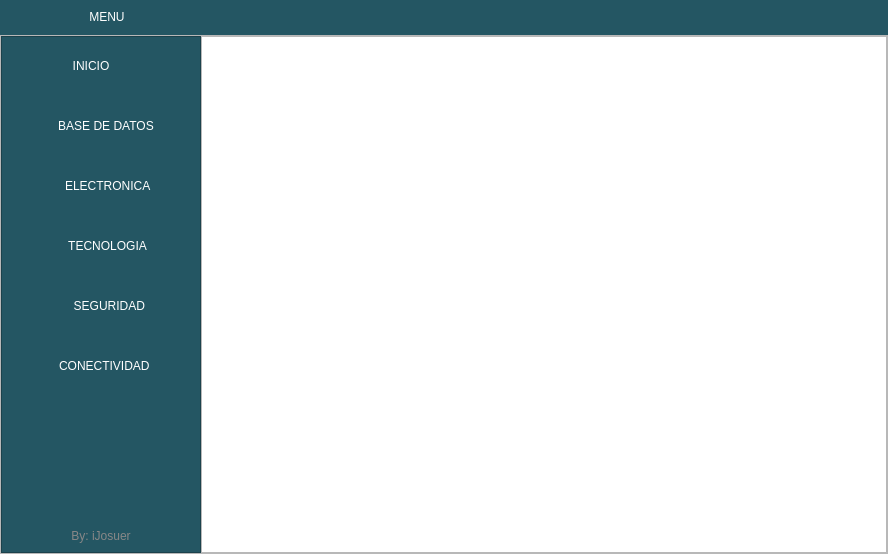
<?xml version="1.0" encoding="UTF-8"?>
<ui version="4.0">
 <class>MainWindow</class>
 <widget class="QMainWindow" name="MainWindow">
  <property name="geometry">
   <rect>
    <x>0</x>
    <y>0</y>
    <width>888</width>
    <height>554</height>
   </rect>
  </property>
  <property name="minimumSize">
   <size>
    <width>400</width>
    <height>0</height>
   </size>
  </property>
  <property name="windowTitle">
   <string>MainWindow</string>
  </property>
  <property name="styleSheet">
   <string notr="true"/>
  </property>
  <widget class="QWidget" name="centralwidget">
   <layout class="QVBoxLayout" name="verticalLayout">
    <property name="spacing">
     <number>0</number>
    </property>
    <property name="leftMargin">
     <number>0</number>
    </property>
    <property name="topMargin">
     <number>0</number>
    </property>
    <property name="rightMargin">
     <number>0</number>
    </property>
    <property name="bottomMargin">
     <number>0</number>
    </property>
    <item>
     <widget class="QFrame" name="frame_superior">
      <property name="minimumSize">
       <size>
        <width>0</width>
        <height>35</height>
       </size>
      </property>
      <property name="maximumSize">
       <size>
        <width>16777215</width>
        <height>50</height>
       </size>
      </property>
      <property name="styleSheet">
       <string notr="true">
QFrame{
border-top-left-radius: 20px;
border-bottom-left-radius: 20px;
background-color: #245663 ;

}
</string>
      </property>
      <property name="frameShape">
       <enum>QFrame::StyledPanel</enum>
      </property>
      <property name="frameShadow">
       <enum>QFrame::Raised</enum>
      </property>
      <layout class="QHBoxLayout" name="horizontalLayout_8">
       <property name="spacing">
        <number>0</number>
       </property>
       <property name="leftMargin">
        <number>2</number>
       </property>
       <property name="topMargin">
        <number>0</number>
       </property>
       <property name="rightMargin">
        <number>2</number>
       </property>
       <property name="bottomMargin">
        <number>0</number>
       </property>
       <item alignment="Qt::AlignLeft">
        <widget class="QPushButton" name="bt_menu">
         <property name="minimumSize">
          <size>
           <width>200</width>
           <height>0</height>
          </size>
         </property>
         <property name="maximumSize">
          <size>
           <width>200</width>
           <height>16777215</height>
          </size>
         </property>
         <property name="styleSheet">
          <string notr="true">QPushButton{
	color: rgb(255, 255, 255);
background-color: #245663 ;
font: 87 12pt &quot;Arial Black&quot;;
border-radius:0px;
}

QPushButton:hover{
background-color: white;
font: 87 12pt &quot;Arial Black&quot;;

}
</string>
         </property>
         <property name="text">
          <string>    MENU </string>
         </property>
         <property name="icon">
          <iconset>
           <normaloff>../../../gui_pyside2_qt_designer-4d187689cb6bc9547cad86465410532a1ac1ca95/Menu lateral desplegable/menu.png</normaloff>../../../gui_pyside2_qt_designer-4d187689cb6bc9547cad86465410532a1ac1ca95/Menu lateral desplegable/menu.png</iconset>
         </property>
         <property name="iconSize">
          <size>
           <width>32</width>
           <height>32</height>
          </size>
         </property>
         <property name="autoDefault">
          <bool>false</bool>
         </property>
         <property name="default">
          <bool>false</bool>
         </property>
         <property name="flat">
          <bool>false</bool>
         </property>
        </widget>
       </item>
       <item>
        <spacer name="horizontalSpacer">
         <property name="orientation">
          <enum>Qt::Horizontal</enum>
         </property>
         <property name="sizeHint" stdset="0">
          <size>
           <width>265</width>
           <height>20</height>
          </size>
         </property>
        </spacer>
       </item>
       <item alignment="Qt::AlignRight">
        <widget class="QPushButton" name="bt_minimizar">
         <property name="minimumSize">
          <size>
           <width>35</width>
           <height>35</height>
          </size>
         </property>
         <property name="styleSheet">
          <string notr="true">QPushButton{
border:0px;
}

QPushButton:hover{
border:5px solid #aa00ff;
background-color:#ffff00;

}
</string>
         </property>
         <property name="text">
          <string/>
         </property>
         <property name="icon">
          <iconset>
           <normaloff>../../../gui_pyside2_qt_designer-4d187689cb6bc9547cad86465410532a1ac1ca95/Menu lateral desplegable/minimizar.png</normaloff>../../../gui_pyside2_qt_designer-4d187689cb6bc9547cad86465410532a1ac1ca95/Menu lateral desplegable/minimizar.png</iconset>
         </property>
         <property name="iconSize">
          <size>
           <width>32</width>
           <height>32</height>
          </size>
         </property>
         <property name="flat">
          <bool>false</bool>
         </property>
        </widget>
       </item>
       <item alignment="Qt::AlignRight">
        <widget class="QPushButton" name="bt_restaurar">
         <property name="maximumSize">
          <size>
           <width>35</width>
           <height>35</height>
          </size>
         </property>
         <property name="styleSheet">
          <string notr="true">QPushButton{
border:0px;

}

QPushButton:hover{
border:5px solid #aa00ff;
background-color:#55ff00;

}
</string>
         </property>
         <property name="text">
          <string/>
         </property>
         <property name="icon">
          <iconset>
           <normaloff>../../../gui_pyside2_qt_designer-4d187689cb6bc9547cad86465410532a1ac1ca95/Menu lateral desplegable/restaurar.png</normaloff>../../../gui_pyside2_qt_designer-4d187689cb6bc9547cad86465410532a1ac1ca95/Menu lateral desplegable/restaurar.png</iconset>
         </property>
         <property name="iconSize">
          <size>
           <width>30</width>
           <height>30</height>
          </size>
         </property>
        </widget>
       </item>
       <item alignment="Qt::AlignRight">
        <widget class="QPushButton" name="bt_maximizar">
         <property name="maximumSize">
          <size>
           <width>35</width>
           <height>35</height>
          </size>
         </property>
         <property name="styleSheet">
          <string notr="true">QPushButton{
border:0px;

}

QPushButton:hover{
border:5px solid #aa00ff;
background-color:#55ff00;

}
</string>
         </property>
         <property name="text">
          <string/>
         </property>
         <property name="icon">
          <iconset>
           <normaloff>../../../gui_pyside2_qt_designer-4d187689cb6bc9547cad86465410532a1ac1ca95/Menu lateral desplegable/maximizar.png</normaloff>../../../gui_pyside2_qt_designer-4d187689cb6bc9547cad86465410532a1ac1ca95/Menu lateral desplegable/maximizar.png</iconset>
         </property>
         <property name="iconSize">
          <size>
           <width>32</width>
           <height>32</height>
          </size>
         </property>
        </widget>
       </item>
       <item alignment="Qt::AlignRight">
        <widget class="QPushButton" name="bt_cerrar">
         <property name="maximumSize">
          <size>
           <width>35</width>
           <height>16777215</height>
          </size>
         </property>
         <property name="styleSheet">
          <string notr="true">QPushButton{
border:0px;

}

QPushButton:hover{
border:5px solid #aa00ff;
background-color:red;

}
</string>
         </property>
         <property name="text">
          <string/>
         </property>
         <property name="icon">
          <iconset>
           <normaloff>../../../gui_pyside2_qt_designer-4d187689cb6bc9547cad86465410532a1ac1ca95/Menu lateral desplegable/cerrar.png</normaloff>../../../gui_pyside2_qt_designer-4d187689cb6bc9547cad86465410532a1ac1ca95/Menu lateral desplegable/cerrar.png</iconset>
         </property>
         <property name="iconSize">
          <size>
           <width>32</width>
           <height>32</height>
          </size>
         </property>
        </widget>
       </item>
      </layout>
     </widget>
    </item>
    <item>
     <widget class="QFrame" name="frame_inferior">
      <property name="styleSheet">
       <string notr="true"/>
      </property>
      <property name="frameShape">
       <enum>QFrame::StyledPanel</enum>
      </property>
      <property name="frameShadow">
       <enum>QFrame::Raised</enum>
      </property>
      <layout class="QHBoxLayout" name="horizontalLayout">
       <property name="spacing">
        <number>0</number>
       </property>
       <property name="leftMargin">
        <number>0</number>
       </property>
       <property name="topMargin">
        <number>0</number>
       </property>
       <property name="rightMargin">
        <number>0</number>
       </property>
       <property name="bottomMargin">
        <number>0</number>
       </property>
       <item alignment="Qt::AlignLeft">
        <widget class="QFrame" name="frame_lateral">
         <property name="minimumSize">
          <size>
           <width>200</width>
           <height>0</height>
          </size>
         </property>
         <property name="maximumSize">
          <size>
           <width>0</width>
           <height>16777215</height>
          </size>
         </property>
         <property name="layoutDirection">
          <enum>Qt::LeftToRight</enum>
         </property>
         <property name="autoFillBackground">
          <bool>false</bool>
         </property>
         <property name="styleSheet">
          <string notr="true">
QFrame{
background-color: #245663 ;
}



QPushButton{
background-color:  #245663 ;
border-top-left-radius: 20px;
border-bottom-left-radius: 20px;

font: 75 12pt &quot;Arial Narrow&quot;;
	
}

QPushButton:hover{
background-color: white;
border-top-left-radius: 20px;
border-bottom-left-radius: 20px;

font: 75 12pt &quot;Arial Narrow&quot;;
	color: rgb(255, 255, 255);
}</string>
         </property>
         <property name="frameShape">
          <enum>QFrame::StyledPanel</enum>
         </property>
         <property name="frameShadow">
          <enum>QFrame::Plain</enum>
         </property>
         <layout class="QVBoxLayout" name="verticalLayout_2">
          <property name="spacing">
           <number>20</number>
          </property>
          <property name="leftMargin">
           <number>0</number>
          </property>
          <property name="rightMargin">
           <number>0</number>
          </property>
          <property name="bottomMargin">
           <number>9</number>
          </property>
          <item>
           <widget class="QPushButton" name="bt_inicio">
            <property name="minimumSize">
             <size>
              <width>0</width>
              <height>40</height>
             </size>
            </property>
            <property name="contextMenuPolicy">
             <enum>Qt::DefaultContextMenu</enum>
            </property>
            <property name="layoutDirection">
             <enum>Qt::LeftToRight</enum>
            </property>
            <property name="styleSheet">
             <string notr="true">color: rgb(255, 255, 255);</string>
            </property>
            <property name="text">
             <string>       INICIO             </string>
            </property>
            <property name="icon">
             <iconset>
              <normaloff>../../../gui_pyside2_qt_designer-4d187689cb6bc9547cad86465410532a1ac1ca95/Menu lateral desplegable/inteligencia-artificial.png</normaloff>../../../gui_pyside2_qt_designer-4d187689cb6bc9547cad86465410532a1ac1ca95/Menu lateral desplegable/inteligencia-artificial.png</iconset>
            </property>
            <property name="iconSize">
             <size>
              <width>32</width>
              <height>32</height>
             </size>
            </property>
           </widget>
          </item>
          <item>
           <widget class="QPushButton" name="bt_uno">
            <property name="minimumSize">
             <size>
              <width>0</width>
              <height>40</height>
             </size>
            </property>
            <property name="toolTipDuration">
             <number>0</number>
            </property>
            <property name="styleSheet">
             <string notr="true">color: rgb(255, 255, 255);</string>
            </property>
            <property name="text">
             <string>   BASE DE DATOS</string>
            </property>
            <property name="icon">
             <iconset>
              <normaloff>../../../gui_pyside2_qt_designer-4d187689cb6bc9547cad86465410532a1ac1ca95/Menu lateral desplegable/base-de-datos.png</normaloff>../../../gui_pyside2_qt_designer-4d187689cb6bc9547cad86465410532a1ac1ca95/Menu lateral desplegable/base-de-datos.png</iconset>
            </property>
            <property name="iconSize">
             <size>
              <width>32</width>
              <height>32</height>
             </size>
            </property>
           </widget>
          </item>
          <item>
           <widget class="QPushButton" name="bt_dos">
            <property name="minimumSize">
             <size>
              <width>0</width>
              <height>40</height>
             </size>
            </property>
            <property name="styleSheet">
             <string notr="true">color: rgb(255, 255, 255);</string>
            </property>
            <property name="text">
             <string>    ELECTRONICA</string>
            </property>
            <property name="icon">
             <iconset>
              <normaloff>../../../gui_pyside2_qt_designer-4d187689cb6bc9547cad86465410532a1ac1ca95/Menu lateral desplegable/chip.png</normaloff>../../../gui_pyside2_qt_designer-4d187689cb6bc9547cad86465410532a1ac1ca95/Menu lateral desplegable/chip.png</iconset>
            </property>
            <property name="iconSize">
             <size>
              <width>32</width>
              <height>32</height>
             </size>
            </property>
           </widget>
          </item>
          <item>
           <widget class="QPushButton" name="bt_tres">
            <property name="minimumSize">
             <size>
              <width>0</width>
              <height>40</height>
             </size>
            </property>
            <property name="styleSheet">
             <string notr="true">color: rgb(255, 255, 255);</string>
            </property>
            <property name="text">
             <string>    TECNOLOGIA</string>
            </property>
            <property name="icon">
             <iconset>
              <normaloff>../../../gui_pyside2_qt_designer-4d187689cb6bc9547cad86465410532a1ac1ca95/Menu lateral desplegable/moto.png</normaloff>../../../gui_pyside2_qt_designer-4d187689cb6bc9547cad86465410532a1ac1ca95/Menu lateral desplegable/moto.png</iconset>
            </property>
            <property name="iconSize">
             <size>
              <width>32</width>
              <height>32</height>
             </size>
            </property>
           </widget>
          </item>
          <item>
           <widget class="QPushButton" name="bt_cuatro">
            <property name="minimumSize">
             <size>
              <width>0</width>
              <height>40</height>
             </size>
            </property>
            <property name="styleSheet">
             <string notr="true">color: rgb(255, 255, 255);</string>
            </property>
            <property name="text">
             <string>     SEGURIDAD</string>
            </property>
            <property name="icon">
             <iconset>
              <normaloff>../../../gui_pyside2_qt_designer-4d187689cb6bc9547cad86465410532a1ac1ca95/Menu lateral desplegable/encriptado.png</normaloff>../../../gui_pyside2_qt_designer-4d187689cb6bc9547cad86465410532a1ac1ca95/Menu lateral desplegable/encriptado.png</iconset>
            </property>
            <property name="iconSize">
             <size>
              <width>32</width>
              <height>32</height>
             </size>
            </property>
           </widget>
          </item>
          <item>
           <widget class="QPushButton" name="bt_cinco">
            <property name="minimumSize">
             <size>
              <width>0</width>
              <height>40</height>
             </size>
            </property>
            <property name="styleSheet">
             <string notr="true">color: rgb(255, 255, 255);</string>
            </property>
            <property name="text">
             <string>  CONECTIVIDAD</string>
            </property>
            <property name="icon">
             <iconset>
              <normaloff>../../../gui_pyside2_qt_designer-4d187689cb6bc9547cad86465410532a1ac1ca95/Menu lateral desplegable/videojuego.png</normaloff>../../../gui_pyside2_qt_designer-4d187689cb6bc9547cad86465410532a1ac1ca95/Menu lateral desplegable/videojuego.png</iconset>
            </property>
            <property name="iconSize">
             <size>
              <width>32</width>
              <height>32</height>
             </size>
            </property>
           </widget>
          </item>
          <item>
           <spacer name="verticalSpacer">
            <property name="orientation">
             <enum>Qt::Vertical</enum>
            </property>
            <property name="sizeHint" stdset="0">
             <size>
              <width>20</width>
              <height>40</height>
             </size>
            </property>
           </spacer>
          </item>
          <item>
           <widget class="QLabel" name="label_2">
            <property name="styleSheet">
             <string notr="true">color: rgb(135, 135, 135);
font: 16pt &quot;Pristina&quot;;</string>
            </property>
            <property name="text">
             <string>By: iJosuer</string>
            </property>
            <property name="alignment">
             <set>Qt::AlignCenter</set>
            </property>
           </widget>
          </item>
         </layout>
        </widget>
       </item>
       <item>
        <widget class="QFrame" name="frame_contenedor">
         <property name="styleSheet">
          <string notr="true"/>
         </property>
         <property name="frameShape">
          <enum>QFrame::StyledPanel</enum>
         </property>
         <property name="frameShadow">
          <enum>QFrame::Raised</enum>
         </property>
         <property name="lineWidth">
          <number>1</number>
         </property>
         <layout class="QVBoxLayout" name="verticalLayout_3" stretch="0">
          <property name="spacing">
           <number>0</number>
          </property>
          <property name="leftMargin">
           <number>0</number>
          </property>
          <property name="topMargin">
           <number>0</number>
          </property>
          <property name="rightMargin">
           <number>0</number>
          </property>
          <property name="bottomMargin">
           <number>0</number>
          </property>
          <item>
           <widget class="QStackedWidget" name="stackedWidget">
            <property name="minimumSize">
             <size>
              <width>0</width>
              <height>0</height>
             </size>
            </property>
            <property name="styleSheet">
             <string notr="true">background-color: rgb(255, 255, 255);</string>
            </property>
            <property name="frameShape">
             <enum>QFrame::NoFrame</enum>
            </property>
            <property name="frameShadow">
             <enum>QFrame::Plain</enum>
            </property>
            <property name="lineWidth">
             <number>0</number>
            </property>
            <property name="currentIndex">
             <number>0</number>
            </property>
            <widget class="QWidget" name="page">
             <layout class="QVBoxLayout" name="verticalLayout_9">
              <item>
               <widget class="QLabel" name="label">
                <property name="text">
                 <string/>
                </property>
                <property name="pixmap">
                 <pixmap>../../../gui_pyside2_qt_designer-4d187689cb6bc9547cad86465410532a1ac1ca95/Menu lateral desplegable/imagen_dos.png</pixmap>
                </property>
                <property name="scaledContents">
                 <bool>false</bool>
                </property>
                <property name="alignment">
                 <set>Qt::AlignCenter</set>
                </property>
                <property name="indent">
                 <number>0</number>
                </property>
               </widget>
              </item>
             </layout>
            </widget>
            <widget class="QWidget" name="page_uno">
             <property name="styleSheet">
              <string notr="true">background-color: rgb(255, 255, 255);</string>
             </property>
             <layout class="QVBoxLayout" name="verticalLayout_4">
              <item>
               <widget class="QPushButton" name="pushButton_5">
                <property name="styleSheet">
                 <string notr="true">background-color: rgb(85, 170, 255);
font: 87 36pt &quot;Arial Black&quot;;</string>
                </property>
                <property name="text">
                 <string>1</string>
                </property>
               </widget>
              </item>
             </layout>
            </widget>
            <widget class="QWidget" name="page_dos">
             <property name="styleSheet">
              <string notr="true">background-color: rgb(255, 255, 255);</string>
             </property>
             <layout class="QVBoxLayout" name="verticalLayout_5">
              <item>
               <widget class="QPushButton" name="pushButton_4">
                <property name="styleSheet">
                 <string notr="true">background-color: rgb(255, 0, 127);
font: 87 36pt &quot;Arial Black&quot;;</string>
                </property>
                <property name="text">
                 <string>2</string>
                </property>
               </widget>
              </item>
             </layout>
            </widget>
            <widget class="QWidget" name="page_tres">
             <layout class="QVBoxLayout" name="verticalLayout_6">
              <item>
               <widget class="QPushButton" name="pushButton_3">
                <property name="styleSheet">
                 <string notr="true">background-color: rgb(255, 255, 0);
font: 87 36pt &quot;Arial Black&quot;;</string>
                </property>
                <property name="text">
                 <string>3</string>
                </property>
               </widget>
              </item>
             </layout>
            </widget>
            <widget class="QWidget" name="page_cuatro">
             <property name="styleSheet">
              <string notr="true">background-color: rgb(255, 255, 255);</string>
             </property>
             <layout class="QVBoxLayout" name="verticalLayout_7">
              <item>
               <widget class="QPushButton" name="pushButton_2">
                <property name="styleSheet">
                 <string notr="true">background-color: rgb(85, 255, 0);
font: 87 36pt &quot;Arial Black&quot;;</string>
                </property>
                <property name="text">
                 <string>4</string>
                </property>
               </widget>
              </item>
             </layout>
            </widget>
            <widget class="QWidget" name="page_cinco">
             <property name="styleSheet">
              <string notr="true">background-color: rgb(255, 255, 255);</string>
             </property>
             <layout class="QVBoxLayout" name="verticalLayout_8">
              <item>
               <widget class="QPushButton" name="pushButton">
                <property name="styleSheet">
                 <string notr="true">background-color: rgb(0, 170, 255);
font: 87 36pt &quot;Arial Black&quot;;</string>
                </property>
                <property name="text">
                 <string>5</string>
                </property>
               </widget>
              </item>
             </layout>
            </widget>
           </widget>
          </item>
         </layout>
        </widget>
       </item>
      </layout>
     </widget>
    </item>
   </layout>
  </widget>
 </widget>
 <resources/>
 <connections/>
</ui>
